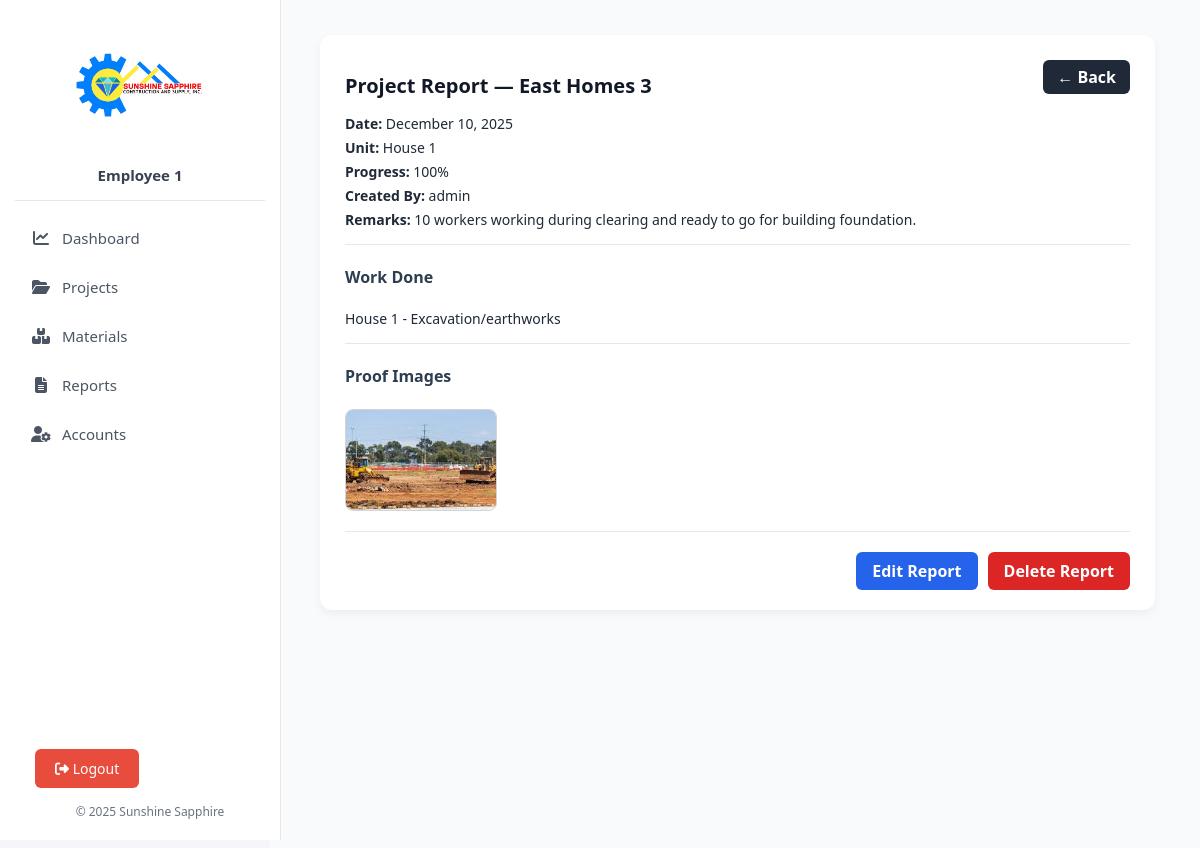
/reports/view_report.php?id=16 (signed in), run on the app's committed database.
### tables this page shows
CREATE TABLE `projects` (
  `id` int(11) NOT NULL,
  `name` varchar(255) NOT NULL,
  `location` varchar(255) DEFAULT NULL,
  `units` int(11) NOT NULL,
  `progress` int(11) DEFAULT 0,
  `status` enum('Ongoing','Completed','Pending') NOT NULL DEFAULT 'Pending',
  `is_deleted` tinyint(1) DEFAULT 0,
  `deleted_at` datetime DEFAULT NULL,
  `created_at` timestamp NOT NULL DEFAULT current_timestamp(),
  `folder_path` varchar(255) DEFAULT NULL
);

CREATE TABLE `project_reports` (
  `id` int(11) NOT NULL,
  `project_id` int(11) NOT NULL,
  `unit_id` int(11) DEFAULT NULL,
  `report_date` date NOT NULL,
  `progress_percentage` int(11) DEFAULT 0,
  `work_done` text DEFAULT NULL,
  `remarks` text DEFAULT NULL,
  `created_by` varchar(100) DEFAULT NULL,
  `created_at` timestamp NOT NULL DEFAULT current_timestamp(),
  `updated_at` timestamp NOT NULL DEFAULT current_timestamp() ON UPDATE current_timestamp()
);

CREATE TABLE `project_units` (
  `id` int(11) NOT NULL,
  `project_id` int(11) NOT NULL,
  `name` varchar(100) NOT NULL,
  `description` text DEFAULT NULL,
  `progress` int(11) DEFAULT 0,
  `created_at` datetime DEFAULT current_timestamp()
);

CREATE TABLE `report_images` (
  `id` int(11) NOT NULL,
  `report_id` int(11) NOT NULL,
  `image_path` varchar(255) NOT NULL,
  `caption` varchar(255) DEFAULT NULL,
  `uploaded_at` timestamp NOT NULL DEFAULT current_timestamp()
);

### reports/view_report.php (the view, shortened to what this page needs)
<?php
require_once __DIR__ . '/../includes/header.php';
require_once __DIR__ . '/../includes/db.php';
$report_id = isset($_GET['id']) ? (int)$_GET['id'] : 0;
$stmt = $conn->prepare("SELECT * FROM project_reports WHERE id = ?");
$stmt->bind_param("i", $report_id);
$stmt->execute();
$report = $stmt->get_result()->fetch_assoc();
$project_id = $report['project_id'];
$pq = $conn->prepare("SELECT name FROM projects WHERE id = ?");
$pq->bind_param("i", $project_id);
$pq->execute();
$project_name = $pq->get_result()->fetch_assoc()['name'] ?? 'Unknown Project';
$uq = $conn->prepare("SELECT name FROM project_units WHERE id = ?");
$uq->bind_param("i", $report['unit_id']);
$uq->execute();
$unit_name = $uq->get_result()->fetch_assoc()['name'] ?? 'N/A';
$images = [];
$img_stmt = $conn->prepare("SELECT id, image_path FROM report_images WHERE report_id = ?");
$img_stmt->bind_param("i", $report_id);
$img_stmt->execute();
$res = $img_stmt->get_result();
while ($r = $res->fetch_assoc()) $images[] = $r;
?>
<div class="content-wrapper">
  <div class="form-card">
    <div class="form-header-row">
      <h2>Project Report — <?= htmlspecialchars($project_name) ?></h2>
      <a href="../modules/view_project.php?id=<?= $project_id ?>&tab=reports" class="btn-back-black">← Back</a>
    </div>
    <div class="report-details">
      <p><strong>Date:</strong> <?= htmlspecialchars(date('F d, Y', strtotime($report['report_date']))) ?></p>
      <p><strong>Unit:</strong> <?= htmlspecialchars($unit_name) ?></p>
      <p><strong>Progress:</strong> <?= (int)$report['progress_percentage'] ?>%</p>
      <p><strong>Created By:</strong> <?= htmlspecialchars($report['created_by']) ?></p>
      <p><strong>Remarks:</strong> <?= nl2br(htmlspecialchars($report['remarks'])) ?></p>
      <div class="section-divider"></div>
      <h4>Work Done</h4>
      <p><?= nl2br(htmlspecialchars($report['work_done'])) ?></p>
      <div class="section-divider"></div>
      <h4>Proof Images</h4>
      <?php if (!empty($images)): ?>
        <div class="image-grid">
          <?php foreach ($images as $img): ?>
            <div class="img-item">
              <img src="report_images/<?= htmlspecialchars($img['image_path']) ?>" alt="Proof Image" class="proof-img">
            </div>
          <?php endforeach; ?>
        </div>
      <?php else: ?>
        <p style="color:#888;">No proof images uploaded.</p>
      <?php endif; ?>
      <div class="section-divider"></div>
      <div class="form-actions">
        <a href="edit_report.php?id=<?= $report_id ?>" class="btn-primary">Edit Report</a>
        <a href="delete_report.php?id=<?= $report_id ?>" class="btn-danger"
           onclick="return confirm('Are you sure you want to delete this report? This action cannot be undone.');">
           Delete Report
        </a>
      </div>
    </div>
  </div>
</div>
<?php
require_once __DIR__ . '/../includes/footer.php';
?>

### includes/header.php (style rules this page uses)
body { margin: 0; font-family: "Segoe UI", sans-serif; background-color: #f4f6f9; color: #2c3e50; }

### data on the page
projects: name "East Homes 3"
project_reports: report_date "December 10, 2025", progress_percentage "100", created_by "admin", remarks "10 workers working during clearing and ready to go for building foundation.", work_done "House 1 - Excavation/earthworks"
project_units: name "House 1"
report_images: image_path (picture)

### other printed values
$_SESSION['display_name'] "Employee 1"
